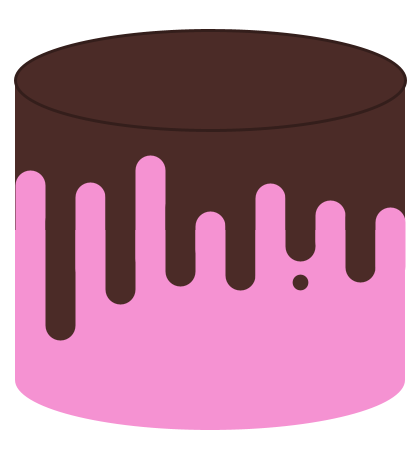
Frame 1 (no input)
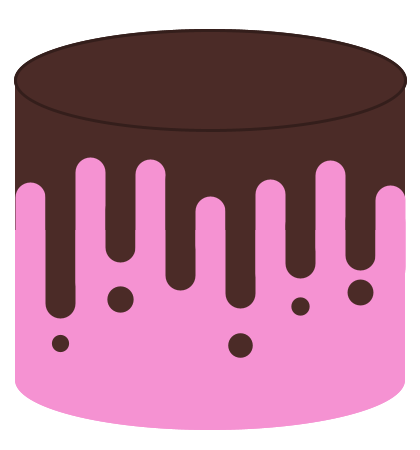
Frame 2 (the mouse pressed at the canvas centre, redrawn once)

The Processing sketch that drew these frames (run headless with seeded random() and noise(); the mouse was pressed at the canvas centre and the sketch redrawn once):

// Processing sketch: processing_153783
// ── processing_153783.pde

void setup() {
  size(420, 450);
  background(255);
  noLoop();
}

int st_w = 30;
float y_b;
color ichigo = color(245, 146, 210);
color choco = color(75, 43, 39);

void draw() {
  fill(choco);

  noStroke();
  rect(width/2-(width-st_w)/2, 80, width-st_w, 150);

  strokeWeight(3);
  stroke(52, 30, 27);
  ellipse(width/2, 80, width-st_w, 100);
  noStroke();
  fill(ichigo);
  rect(width/2-(width-st_w)/2, 80+150, width-st_w, 150);
  ellipse(width/2, 80+150+150, width-st_w, 100);

  for (int i = 1; i < width/st_w; i++) {
    y_b = random(80+150+10, 80+150+100);

    if (i % 2 == 0) {
      stroke(choco);
      if (random(1) > 0.5) {
        strokeWeight(random(st_w/2, st_w));
        point(i*st_w, random(y_b+st_w*1.2, y_b+st_w*1.8));
      }
    } else {
      stroke(ichigo);
    }
    strokeWeight(st_w);
    line(i*st_w, random(80+150-60, 80+150), i*st_w, y_b);
  }
}
